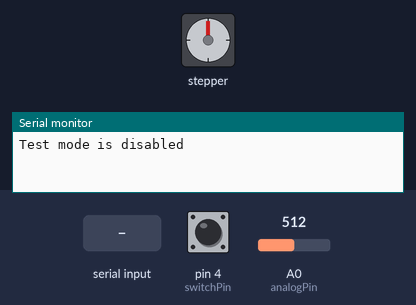
Recording of a sketch running on a simulated Arduino Uno, built with avr-gcc and run on an emulated ATmega328P. On the bench: stepper motor, the last lines printed to the serial monitor. Wiring (inferred from the names in the program): stepper motor driver (200 steps per turn assumed): step pin 3; direction pin 2. Inputs (shaded band) come from the test bench; at power-on: pin 4 (switchPin) HIGH, A0 (analogPin) = 512.

Above: at 1.2 s.
1.3 s: pin 4 (switchPin) pulled LOW for 0.15 s
2.9 s: "Action: \n" received over Serial
At 3.6 s:
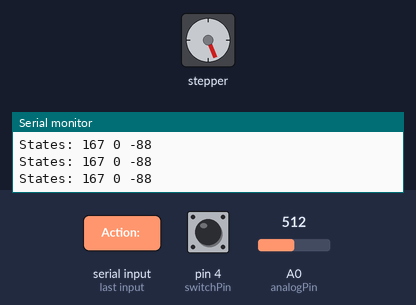
4.5 s: "Action: 90\n" received over Serial
At 4.9 s:
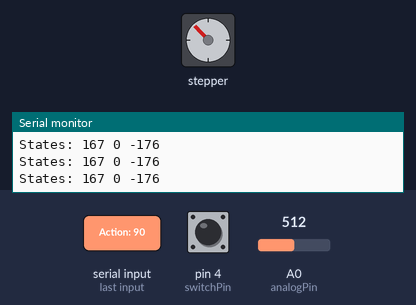
6.1 s: "Action: ,45\n" received over Serial
At 7.4 s:
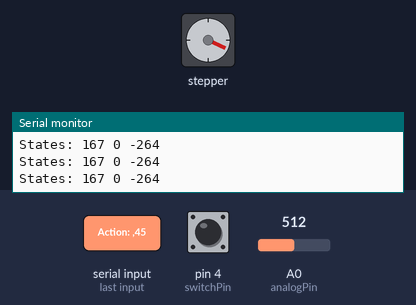
7.7 s: "Action: \n" received over Serial
At 8.5 s:
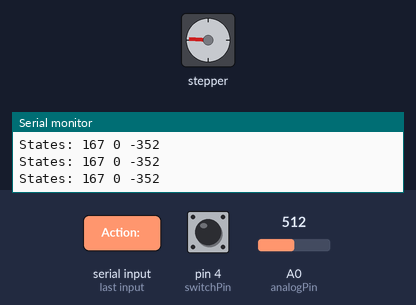
9.3 s: pin 4 (switchPin) pulled LOW for 1 s
Timing chart, 0 to 12.3 s (numbered marks = the images above; inputs shaded):
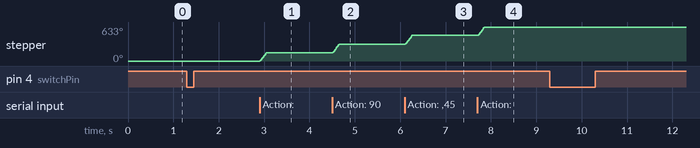

The sketch:

arduino.ino
```cpp
const int analogPin = A0;  // Pin to angle sensor
const int dirPin = 2;
const int stepPin = 3;
const int switchPin = 4;  // Pin to switch

unsigned long previousMillis = 0;
const long interval = 50;

bool switchState = LOW;      // Current switching status
bool lastSwitchState = LOW;  // Previous switching status
bool loopEnabled = false;

bool isTestModeEnabled = true;

double previousAngle = 0;
unsigned long previousTime = 0;
double totalDisplacement = 0;

struct State {
  double currentAngle;
  double angularVelocity;
  double displacement;
};

// void getAngel() {
//   int analogInputVal = analogRead(A0) - 6;
//   double currentAngle = fmod((double)analogInputVal, 102.4) * 3.6 - 180;
//   String output = String(currentAngle) + "°";
//   Serial.print("Angle: ");
//   Serial.println(output);
//   delay(100);
// }

// void getAngelAndAngularVelocity() {
//   int analogInputVal = analogRead(A0) - 6;
//   double currentAngle = fmod((double)analogInputVal, 102.4) * 3.6 - 180;
//   unsigned long currentTime = millis();
//   double deltaTime = (currentTime - previousTime) / 1000.0;
//   double angularVelocity = 0;
//   if (deltaTime > 0) {
//     angularVelocity = (currentAngle - previousAngle) / deltaTime;
//   }
//   Serial.print("Angle: ");
//   Serial.print(currentAngle);
//   Serial.print("°, Angular Velocity: ");
//   Serial.print(angularVelocity);
//   Serial.println("°/s");
//   previousAngle = currentAngle;
//   previousTime = currentTime;
//   delay(100);
// }

struct State getState() {
  Serial.print("States: ");
  struct State state;

  int analogInputVal = analogRead(A0);
  double a = (analogInputVal % 102) * (360.0 / 102.4) - 200;
  if (a < 0) {
    a += 360;
  }
  state.currentAngle = a;

  unsigned long currentTime = millis();
  double deltaTime = (currentTime - previousTime) / 1000.0;

  state.angularVelocity = 0;
  if (deltaTime > 0) {
    state.angularVelocity = (state.currentAngle - previousAngle) / deltaTime;
  }

  state.displacement = totalDisplacement;
  previousAngle = state.currentAngle;
  previousTime = currentTime;

  return state;
}

// dir: true to the left, false to the right
void move(int step, int delay, bool dir) {
  for (int i = 0; i < step; i++) {
    if (dir) {
      digitalWrite(dirPin, HIGH);
    } else {
      digitalWrite(dirPin, LOW);
    }
    digitalWrite(stepPin, HIGH);
    delayMicroseconds(delay);
    digitalWrite(stepPin, LOW);
    delayMicroseconds(delay);
  }
}

// 0: one step to the left
// 1: one step to the right
void action(int a) {
  switch (a) {
    case 0:
      move(88, 800, true);
      totalDisplacement -= 88;
      break;
    case 1:
      move(88, 800, false);
      totalDisplacement -= 88;
      break;
  }
}

void disableTestMode() {
  isTestModeEnabled = false;
  Serial.println("Test mode is disabled");
}

void enableTestMode() {
  isTestModeEnabled = true;
  Serial.println("Test mode is enabled");
}

void work() {
  // if (Serial.available() > 0) {
  //   int actionSignal = Serial.parseInt();
  //   Serial.print("Action of Agent: ");
  //   Serial.println(actionSignal);
  //   if(!isTestModeEnabled){
  //     action(actionSignal);
  //   }
  // }

  if (Serial.available() > 0) {
    String receivedString = Serial.readStringUntil('\n');
    if (receivedString.startsWith("Action: ")) {
      int actionSignal = receivedString.substring(15).toInt();
      if (!isTestModeEnabled) {
        action(actionSignal);
        Serial.println("Motor moved");
      }
    }
  }

  struct State state = getState();
  Serial.print((int)state.currentAngle);
  Serial.print(" ");
  Serial.print((int)state.angularVelocity);
  Serial.print(" ");
  Serial.println((int)state.displacement);
}

void setup() {
  Serial.begin(9600);
  pinMode(dirPin, OUTPUT);
  pinMode(stepPin, OUTPUT);
  pinMode(switchPin, INPUT_PULLUP);
  disableTestMode();
  int analogInputVal = analogRead(A0);
  double a = (analogInputVal % 102) * (360.0 / 102.4) - 200;
  if (a < 0) {
    a += 360;
  }
  previousAngle = a;
}

void loop() {

  switchState = digitalRead(switchPin);

  if (switchState == LOW && lastSwitchState == HIGH) {
    Serial.print("Switch pressed");
    loopEnabled = !loopEnabled;
    if (loopEnabled) {
      Serial.println(", loop on");
    } else {
      Serial.println(", loop off");
    }
  }

  lastSwitchState = switchState;

  unsigned long currentMillis = millis();
  if (loopEnabled && currentMillis - previousMillis >= interval) {
    previousMillis = currentMillis;
    work();
  }
}
```

Measured:
- after the input at 2.9 s, stepper: turns 158° clockwise in 0.14 s, starting at once
- after the input at 4.5 s, stepper: turns 158° clockwise in 0.14 s, starting at once
- after the input at 6.1 s, stepper: turns 159° clockwise in 0.14 s, starting at once
- after the input at 7.7 s, stepper: turns 158° clockwise in 0.14 s, starting at once
